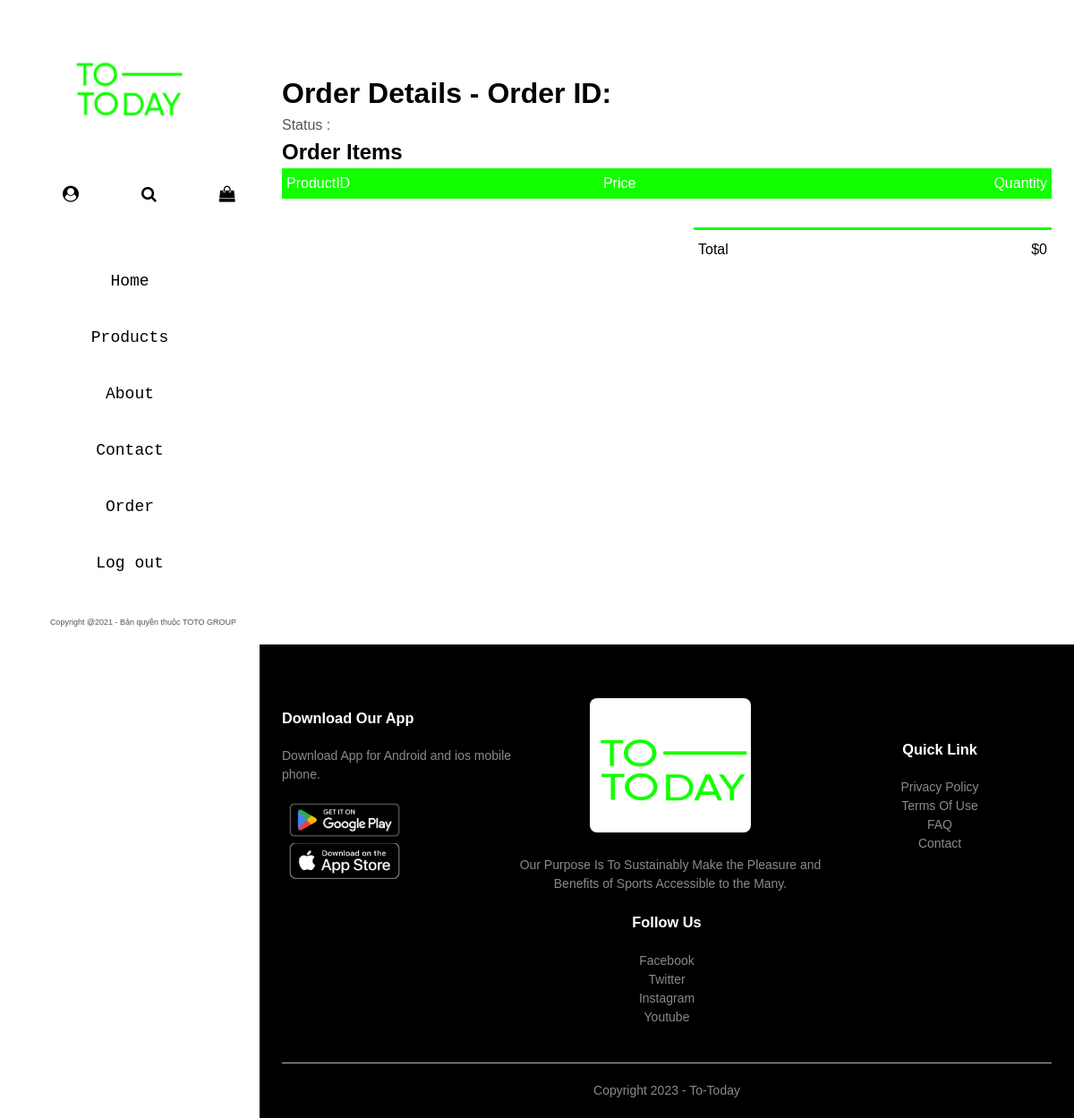
Page /order/28/ (signed in) on the earlier database version.
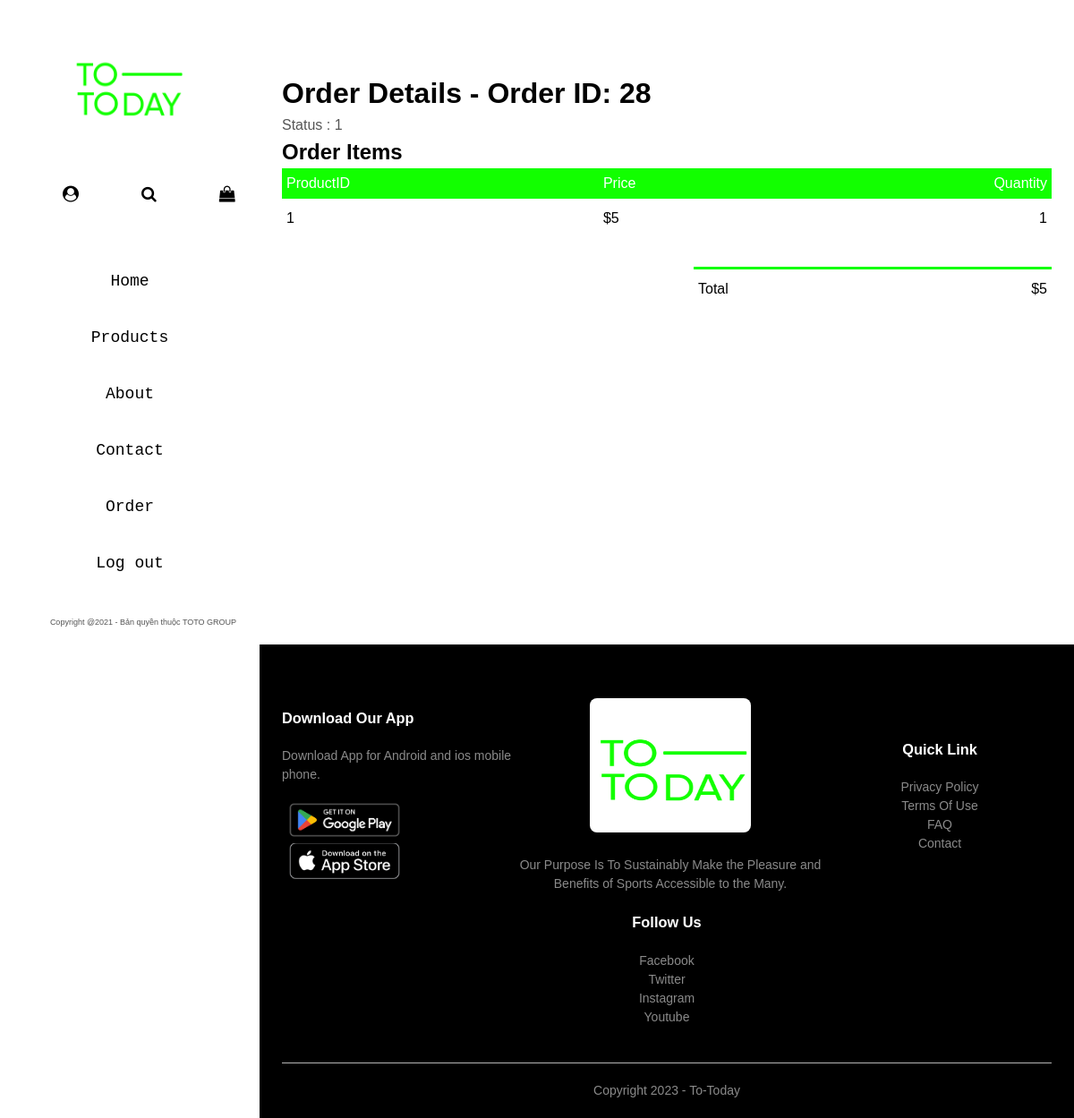
Same page on the later database version.
### tables this page shows
CREATE TABLE "order" (
	"id"	INTEGER,
	"user_id"	INTEGER,
	"user_email"	varchar(200),
	"status"	INTEGER,
	FOREIGN KEY("user_id") REFERENCES "user"("user_id"),
	PRIMARY KEY("id" AUTOINCREMENT)
);

CREATE TABLE order_details
(
	order_id int,
	product_id int,
	price NUMERIC,
	quantity INT,
	FOREIGN Key (product_id) REFERENCES FASHION(id)
);

### website/views.py (the view, shortened to what this page needs)
@views.route('/order/', defaults={'order_id':None}, methods = ['GET'])
@views.route('/order/<int:order_id>/', methods = ['GET'])
def order(order_id):
    current_username = ""
    if 'current_user' in session:
        current_username = session['current_user']['name']
    else:
        current_username = ""
    user_id = session.get('current_user',{}).get('id')
    if user_id:
        conn = sqlite3.connect(sqldbname)
        cur = conn.cursor()
        if order_id is not None:
            cur.execute('Select * from "order" where id = ? and user_id = ?',(order_id,user_id))
            order = cur.fetchone()
            cur.execute('SELECT * from order_details where order_id = ?',(order_id,))
            order_details = cur.fetchall()
            conn.close()
            return render_template('orders.html',order = order,order_details = order_details, user_name = current_username)
    flash("User not logged in")
    return redirect(url_for("auth.login"))

### website/views.py (called while the page is built)
@views.context_processor
def my_utility_processor():
    def convert_currency_to_int(currency_str):
        currency_str = currency_str.replace("$", "").replace(".", "")
        return int(currency_str)
    def convert_int_to_currency(number):
        number_str = str(number)
        currency_str = ""
        count = 0
        for digit in reversed(number_str):
            if count != 0 and count % 3 == 0:
                currency_str = "." + currency_str
            currency_str = digit + currency_str
            count += 1
        currency_str = "$" + currency_str
        return currency_str
    return dict(convert_currency_to_int=convert_currency_to_int, convert_int_to_currency=convert_int_to_currency)

### website/templates/orders.html
{%extends "index.html" %} {% block title%}To-Today{%endblock%} {% block
content%}
<div class="small-container cart-page" style="min-height: 70vh;">
  <h1>Order Details - Order ID: {{ order[0] }}</h1>
  <p>Status : {{ order[3]}}</p>
  <h2>Order Items</h2>
  <table class="cart">
    <tr>
      <th>ProductID</th>
      <th>Price</th>
      <th>Quantity</th>
    </tr>
    {%set total = namespace(value=0)%} {% for item in order_details %}
    <tr>
      <td>{{ item[1] }}</td>
      <td>{{ item[2] }}</td>
      <td>{{ item[3] }}</td>
    </tr>
    {%set total.value = total.value + (convert_currency_to_int(item[2]) *
    item[3])%} {%endfor%}
  </table>
  <div class="total-price" style="margin-top: 2rem;">
    <table>
      <tr>
        <td>Total</td>
        <td>{{convert_int_to_currency(total.value)}}</td>
      </tr>
    </table>
  </div>
</div>
{%endblock%}

Differences in the rows shown:
added order: id "28", status "1"
added order_details: product "1", price "$5", quantity "1"
Other differences:
{{ convert_int_to_currency(total.value) }}: "$0" → "$5"
